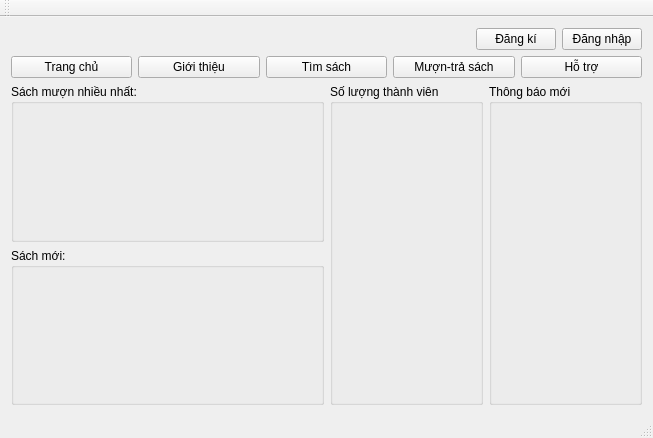
<?xml version="1.0" encoding="UTF-8"?>
<ui version="4.0">
 <class>trangchu</class>
 <widget class="QMainWindow" name="trangchu">
  <property name="geometry">
   <rect>
    <x>0</x>
    <y>0</y>
    <width>653</width>
    <height>438</height>
   </rect>
  </property>
  <property name="minimumSize">
   <size>
    <width>455</width>
    <height>365</height>
   </size>
  </property>
  <property name="windowTitle">
   <string>PROLIB</string>
  </property>
  <widget class="QWidget" name="centralWidget">
   <layout class="QHBoxLayout" name="horizontalLayout_6">
    <item>
     <layout class="QVBoxLayout" name="verticalLayout_2">
      <item>
       <layout class="QHBoxLayout" name="horizontalLayout_5">
        <item>
         <spacer name="horizontalSpacer">
          <property name="orientation">
           <enum>Qt::Horizontal</enum>
          </property>
          <property name="sizeHint" stdset="0">
           <size>
            <width>40</width>
            <height>20</height>
           </size>
          </property>
         </spacer>
        </item>
        <item>
         <layout class="QHBoxLayout" name="horizontalLayout_2">
          <item>
           <widget class="QPushButton" name="pushButton_2">
            <property name="text">
             <string>Đăng kí</string>
            </property>
           </widget>
          </item>
          <item>
           <widget class="QPushButton" name="pushButton_3">
            <property name="text">
             <string>Đăng nhập</string>
            </property>
           </widget>
          </item>
         </layout>
        </item>
       </layout>
      </item>
      <item>
       <layout class="QVBoxLayout" name="verticalLayout_3">
        <property name="spacing">
         <number>6</number>
        </property>
        <item>
         <layout class="QHBoxLayout" name="horizontalLayout">
          <item>
           <widget class="QPushButton" name="pushButton">
            <property name="text">
             <string>Trang chủ</string>
            </property>
           </widget>
          </item>
          <item>
           <widget class="QPushButton" name="pushButton_5">
            <property name="text">
             <string>Giới thiệu</string>
            </property>
           </widget>
          </item>
          <item>
           <widget class="QPushButton" name="timsach">
            <property name="text">
             <string>Tìm sách</string>
            </property>
           </widget>
          </item>
          <item>
           <widget class="QPushButton" name="pushButton_6">
            <property name="text">
             <string>Mượn-trả sách</string>
            </property>
           </widget>
          </item>
          <item>
           <widget class="QPushButton" name="pushButton_7">
            <property name="text">
             <string>Hỗ trợ</string>
            </property>
           </widget>
          </item>
         </layout>
        </item>
        <item>
         <layout class="QHBoxLayout" name="horizontalLayout_3">
          <item>
           <layout class="QVBoxLayout" name="verticalLayout">
            <item>
             <widget class="QGroupBox" name="groupBox">
              <property name="title">
               <string>Sách mượn nhiều nhất:</string>
              </property>
              <zorder>layoutWidget</zorder>
              <zorder>layoutWidget</zorder>
             </widget>
            </item>
            <item>
             <widget class="QGroupBox" name="groupBox_2">
              <property name="title">
               <string>Sách mới:</string>
              </property>
             </widget>
            </item>
           </layout>
          </item>
          <item>
           <layout class="QHBoxLayout" name="horizontalLayout_4">
            <item>
             <widget class="QGroupBox" name="groupBox_3">
              <property name="title">
               <string>Số lượng thành viên</string>
              </property>
              <zorder>horizontalSpacer</zorder>
             </widget>
            </item>
            <item>
             <widget class="QGroupBox" name="groupBox_4">
              <property name="title">
               <string>Thông báo mới</string>
              </property>
             </widget>
            </item>
           </layout>
          </item>
         </layout>
        </item>
       </layout>
      </item>
     </layout>
    </item>
   </layout>
   <zorder>groupBox</zorder>
   <zorder>groupBox_2</zorder>
   <zorder>groupBox_3</zorder>
   <zorder>groupBox_4</zorder>
   <zorder>layoutWidget</zorder>
   <zorder>layoutWidget</zorder>
   <zorder>verticalSpacer</zorder>
   <zorder>horizontalSpacer</zorder>
   <zorder></zorder>
  </widget>
  <widget class="QMenuBar" name="menuBar">
   <property name="geometry">
    <rect>
     <x>0</x>
     <y>0</y>
     <width>653</width>
     <height>21</height>
    </rect>
   </property>
  </widget>
  <widget class="QToolBar" name="mainToolBar">
   <attribute name="toolBarArea">
    <enum>TopToolBarArea</enum>
   </attribute>
   <attribute name="toolBarBreak">
    <bool>false</bool>
   </attribute>
  </widget>
  <widget class="QStatusBar" name="statusBar"/>
 </widget>
 <layoutdefault spacing="6" margin="11"/>
 <resources/>
 <connections/>
</ui>
